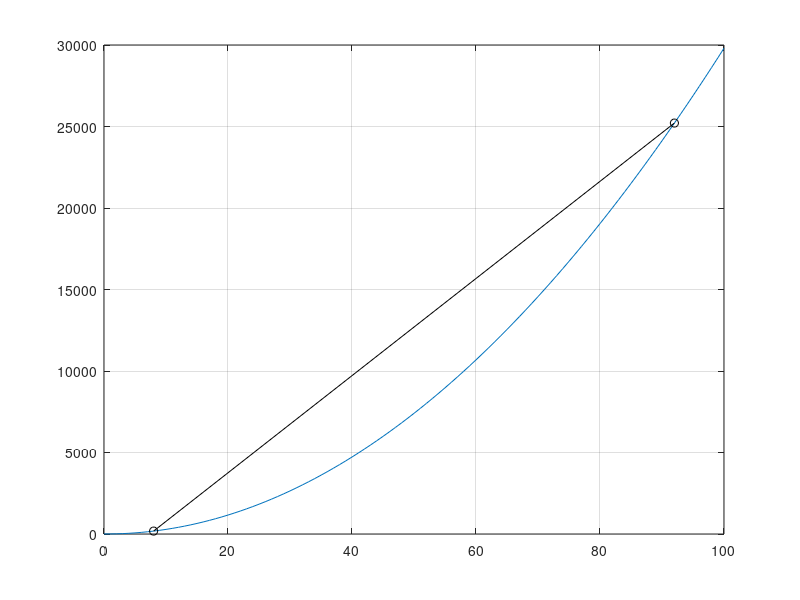

Write MATLAB code to recreate this figure.
x = 0:1:100;
y1 = 3.*(x.^2) - 2.*x +3;

x1 = 8;
x2 = 92;

p1 = polyfit(x, y1, 2);
y1_novo = polyval(p1, x);

figure;
plot(x, y1_novo);
hold on;

y2 = polyval(p1, x1);
y3 = polyval(p1, x2);

plot([x1, x2], [y2, y3], "-ok");
pDerivada = 50;
dp1 = polyder(p1);

grid;
